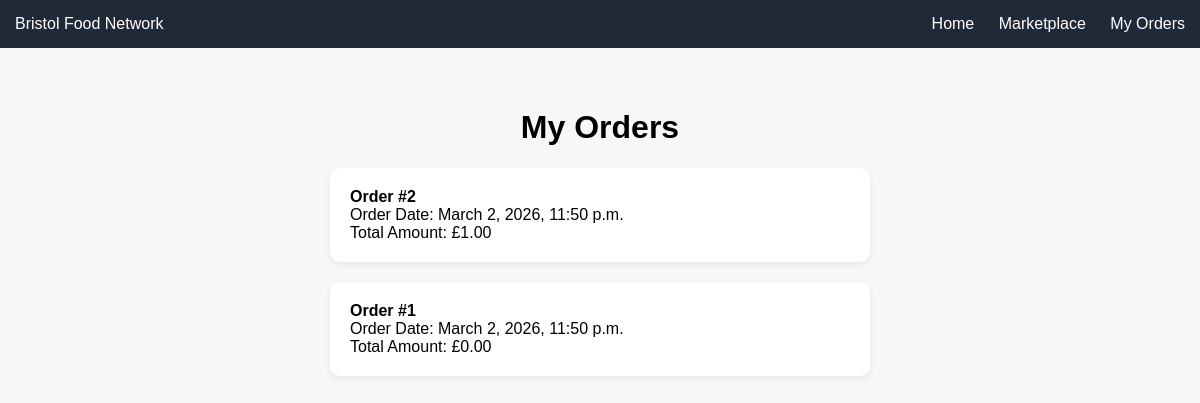
Screenshot of /marketplace/orders/ (signed in) with the database file from the repository.
### marketplace/models.py (models this page shows, shortened)
class Order(models.Model):
    customer = models.ForeignKey(CustomerProfile, on_delete=models.CASCADE)
    created_at = models.DateTimeField(auto_now_add=True)
    total_amount = models.DecimalField(max_digits=10, decimal_places=2, default=0)

### marketplace/views.py (the view)
# urls.py: path('orders/', order_history, name='order_history'),
@login_required
def order_history(request):
    customer_profile = CustomerProfile.objects.get(user=request.user)
    orders = Order.objects.filter(customer=customer_profile).order_by('-created_at')
    context = {
        'orders': orders,
    }
    return render(request, 'marketplace/order_history.html', context)

### templates/marketplace/order_history.html (shortened to what this page needs)
<!DOCTYPE html>
<html>
<head>
</head>
<body>
<nav>
    <div>Bristol Food Network</div>
    <div>
        <a href="/">Home</a>
        <a href="/marketplace/">Marketplace</a>
        <a href="/marketplace/orders/">My Orders</a>
    </div>
</nav>
<div class="container">
<h1>My Orders</h1>
{% for order in orders %}
<div class="order-card">
    <strong>Order #{{ order.id }}</strong><br>
    Order Date: {{ order.created_at }}<br>
    Total Amount: £{{ order.total_amount }}
</div>
{% empty %}
<p>You have no orders yet.</p>
{% endfor %}
</div>
</body>
</html>

### templates/marketplace/order_history.html (style rules this page uses)
body { font-family: Arial, sans-serif; margin:0; background:#f7f7f7; text-align:center; }
nav { background:#1f2937; padding:15px; color:white; display:flex; justify-content:space-between; align-items:center; }
nav a { color:white; text-decoration:none; margin-left:20px; }
.container { padding:40px 20px; }
.order-card { background:white; padding:20px; border-radius:10px; width:500px; margin:20px auto; text-align:left; box-shadow:0 2px 6px rgba(0,0,0,0.08); }

### rows the page displays
Order: id "2", created_at "March 2, 2026, 11:50 p.m.", total_amount "1.00"
Order: id "1", created_at "March 2, 2026, 11:50 p.m.", total_amount "0.00"
